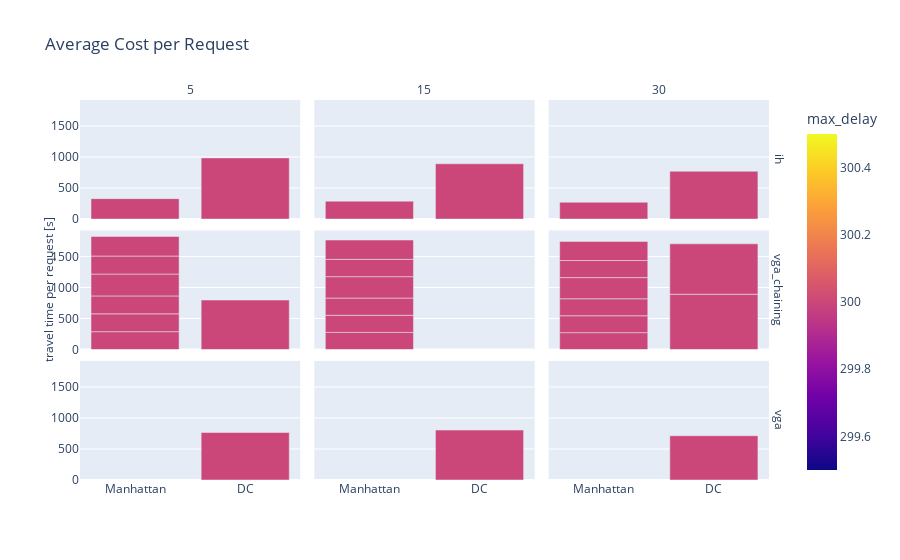

Source (notebook cell):
### Markdown cell above
# Main Results

### Code cell
fig = px.bar(
    df,
    x = 'area',
    y = 'cost_per_request',
    barmode='group',
    title = 'Average Cost per Request',
    facet_col='duration_minutes',
    facet_row='method',
    color='max_delay'
)

# shared axes titles
fig.for_each_yaxis(lambda y: y.update(title = ''))
fig.add_annotation(x=-0.06, y=0.5, text="travel time per request [s]", textangle=-90, xref="paper", yref="paper", showarrow=False)
fig.for_each_xaxis(lambda y: y.update(title = ''))
# fig.add_annotation(x=0.5, y=-0.1, text="Area",  xref="paper", yref="paper", showarrow=False)

# faceting label editing
fig.for_each_annotation(lambda a: a.update(text=a.text.split("=")[-1]))

fig.show()

### Figure 1 — Plotly figure (JSON) as saved in the notebook; plotly's stock layout.template omitted (floating-point values rounded to 4 significant figures)
{"data": [{"alignmentgroup": "True", "hovertemplate": "method=ih<br>duration_minutes=5<br>area=%{x}<br>cost_per_request=%{y}<br>max_delay=%{marker.color}<extra></extra>", "legendgroup": "", "marker": {"color": [300.0, 300.0], "coloraxis": "coloraxis", "pattern": {"shape": ""}}, "name": "", "offsetgroup": "", "orientation": "v", "showlegend": false, "textposition": "auto", "x": ["Manhattan", "DC"], "xaxis": "x7", "y": [329.5, 986.0], "yaxis": "y7", "type": "bar"}, {"alignmentgroup": "True", "hovertemplate": "method=ih<br>duration_minutes=15<br>area=%{x}<br>cost_per_request=%{y}<br>max_delay=%{marker.color}<extra></extra>", "legendgroup": "", "marker": {"color": [300.0, 300.0], "coloraxis": "coloraxis", "pattern": {"shape": ""}}, "name": "", "offsetgroup": "", "orientation": "v", "showlegend": false, "textposition": "auto", "x": ["Manhattan", "DC"], "xaxis": "x8", "y": [288.7, 891.2], "yaxis": "y8", "type": "bar"}, {"alignmentgroup": "True", "hovertemplate": "method=ih<br>duration_minutes=30<br>area=%{x}<br>cost_per_request=%{y}<br>max_delay=%{marker.color}<extra></extra>", "legendgroup": "", "marker": {"color": [300.0, 300.0], "coloraxis": "coloraxis", "pattern": {"shape": ""}}, "name": "", "offsetgroup": "", "orientation": "v", "showlegend": false, "textposition": "auto", "x": ["Manhattan", "DC"], "xaxis": "x9", "y": [270.9, 771.0], "yaxis": "y9", "type": "bar"}, {"alignmentgroup": "True", "hovertemplate": "method=vga_chaining<br>duration_minutes=5<br>area=%{x}<br>cost_per_request=%{y}<br>max_delay=%{marker.color}<extra></extra>", "legendgroup": "", "marker": {"color": [300.0, 300.0, 300.0, 300.0, 300.0, 300.0, 300.0], "coloraxis": "coloraxis", "pattern": {"shape": ""}}, "name": "", "offsetgroup": "", "orientation": "v", "showlegend": false, "textposition": "auto", "x": ["Manhattan", "Manhattan", "Manhattan", "Manhattan", "Manhattan", "Manhattan", "DC"], "xaxis": "x4", "y": [287.7, 287.7, 288.7, 352.5, 290.6, 316.2, 798.2], "yaxis": "y4", "type": "bar"}, {"alignmentgroup": "True", "hovertemplate": "method=vga_chaining<br>duration_minutes=15<br>area=%{x}<br>cost_per_request=%{y}<br>max_delay=%{marker.color}<extra></extra>", "legendgroup": "", "marker": {"color": [300.0, 300.0, 300.0, 300.0, 300.0, 300.0], "coloraxis": "coloraxis", "pattern": {"shape": ""}}, "name": "", "offsetgroup": "", "orientation": "v", "showlegend": false, "textposition": "auto", "x": ["Manhattan", "Manhattan", "Manhattan", "Manhattan", "Manhattan", "Manhattan"], "xaxis": "x5", "y": [276.2, 276.2, 277.3, 345.1, 279.2, 311.0], "yaxis": "y5", "type": "bar"}, {"alignmentgroup": "True", "hovertemplate": "method=vga_chaining<br>duration_minutes=30<br>area=%{x}<br>cost_per_request=%{y}<br>max_delay=%{marker.color}<extra></extra>", "legendgroup": "", "marker": {"color": [300.0, 300.0, 300.0, 300.0, 300.0, 300.0, 300.0, 300.0], "coloraxis": "coloraxis", "pattern": {"shape": ""}}, "name": "", "offsetgroup": "", "orientation": "v", "showlegend": false, "textposition": "auto", "x": ["Manhattan", "Manhattan", "Manhattan", "Manhattan", "Manhattan", "Manhattan", "DC", "DC"], "xaxis": "x6", "y": [272.3, 272.3, 273.6, 341.3, 275.4, 307.8, 891.4, 812.6], "yaxis": "y6", "type": "bar"}, {"alignmentgroup": "True", "hovertemplate": "method=vga<br>duration_minutes=5<br>area=%{x}<br>cost_per_request=%{y}<br>max_delay=%{marker.color}<extra></extra>", "legendgroup": "", "marker": {"color": [300.0], "coloraxis": "coloraxis", "pattern": {"shape": ""}}, "name": "", "offsetgroup": "", "orientation": "v", "showlegend": false, "textposition": "auto", "x": ["DC"], "xaxis": "x", "y": [765.5], "yaxis": "y", "type": "bar"}, {"alignmentgroup": "True", "hovertemplate": "method=vga<br>duration_minutes=15<br>area=%{x}<br>cost_per_request=%{y}<br>max_delay=%{marker.color}<extra></extra>", "legendgroup": "", "marker": {"color": [300.0], "coloraxis": "coloraxis", "pattern": {"shape": ""}}, "name": "", "offsetgroup": "", "orientation": "v", "showlegend": false, "textposition": "auto", "x": ["DC"], "xaxis": "x2", "y": [804.9], "yaxis": "y2", "type": "bar"}, {"alignmentgroup": "True", "hovertemplate": "method=vga<br>duration_minutes=30<br>area=%{x}<br>cost_per_request=%{y}<br>max_delay=%{marker.color}<extra></extra>", "legendgroup": "", "marker": {"color": [300.0], "coloraxis": "coloraxis", "pattern": {"shape": ""}}, "name": "", "offsetgroup": "", "orientation": "v", "showlegend": false, "textposition": "auto", "x": ["DC"], "xaxis": "x3", "y": [713.3], "yaxis": "y3", "type": "bar"}], "layout": {"xaxis": {"anchor": "y", "domain": [0.0, 0.3133], "title": {"text": ""}}, "yaxis": {"anchor": "x", "domain": [0.0, 0.3133], "title": {"text": ""}}, "xaxis2": {"anchor": "y2", "domain": [0.3333, 0.6467], "matches": "x", "title": {"text": ""}}, "yaxis2": {"anchor": "x2", "domain": [0.0, 0.3133], "matches": "y", "showticklabels": false, "title": {"text": ""}}, "xaxis3": {"anchor": "y3", "domain": [0.6667, 0.98], "matches": "x", "title": {"text": ""}}, "yaxis3": {"anchor": "x3", "domain": [0.0, 0.3133], "matches": "y", "showticklabels": false, "title": {"text": ""}}, "xaxis4": {"anchor": "y4", "domain": [0.0, 0.3133], "matches": "x", "showticklabels": false, "title": {"text": ""}}, "yaxis4": {"anchor": "x4", "domain": [0.3433, 0.6567], "matches": "y", "title": {"text": ""}}, "xaxis5": {"anchor": "y5", "domain": [0.3333, 0.6467], "matches": "x", "showticklabels": false, "title": {"text": ""}}, "yaxis5": {"anchor": "x5", "domain": [0.3433, 0.6567], "matches": "y", "showticklabels": false, "title": {"text": ""}}, "xaxis6": {"anchor": "y6", "domain": [0.6667, 0.98], "matches": "x", "showticklabels": false, "title": {"text": ""}}, "yaxis6": {"anchor": "x6", "domain": [0.3433, 0.6567], "matches": "y", "showticklabels": false, "title": {"text": ""}}, "xaxis7": {"anchor": "y7", "domain": [0.0, 0.3133], "matches": "x", "showticklabels": false, "title": {"text": ""}}, "yaxis7": {"anchor": "x7", "domain": [0.6867, 1.0], "matches": "y", "title": {"text": ""}}, "xaxis8": {"anchor": "y8", "domain": [0.3333, 0.6467], "matches": "x", "showticklabels": false, "title": {"text": ""}}, "yaxis8": {"anchor": "x8", "domain": [0.6867, 1.0], "matches": "y", "showticklabels": false, "title": {"text": ""}}, "xaxis9": {"anchor": "y9", "domain": [0.6667, 0.98], "matches": "x", "showticklabels": false, "title": {"text": ""}}, "yaxis9": {"anchor": "x9", "domain": [0.6867, 1.0], "matches": "y", "showticklabels": false, "title": {"text": ""}}, "annotations": [{"showarrow": false, "text": "5", "x": 0.1567, "xanchor": "center", "xref": "paper", "y": 1.0, "yanchor": "bottom", "yref": "paper"}, {"showarrow": false, "text": "15", "x": 0.49, "xanchor": "center", "xref": "paper", "y": 1.0, "yanchor": "bottom", "yref": "paper"}, {"showarrow": false, "text": "30", "x": 0.8233, "xanchor": "center", "xref": "paper", "y": 1.0, "yanchor": "bottom", "yref": "paper"}, {"showarrow": false, "text": "vga", "textangle": 90, "x": 0.98, "xanchor": "left", "xref": "paper", "y": 0.1567, "yanchor": "middle", "yref": "paper"}, {"showarrow": false, "text": "vga_chaining", "textangle": 90, "x": 0.98, "xanchor": "left", "xref": "paper", "y": 0.5, "yanchor": "middle", "yref": "paper"}, {"showarrow": false, "text": "ih", "textangle": 90, "x": 0.98, "xanchor": "left", "xref": "paper", "y": 0.8433, "yanchor": "middle", "yref": "paper"}, {"showarrow": false, "text": "travel time per request [s]", "textangle": -90, "x": -0.06, "xref": "paper", "y": 0.5, "yref": "paper"}], "coloraxis": {"colorbar": {"title": {"text": "max_delay"}}, "colorscale": [[0.0, "#0d0887"], [0.1111, "#46039f"], [0.2222, "#7201a8"], [0.3333, "#9c179e"], [0.4444, "#bd3786"], [0.5556, "#d8576b"], [0.6667, "#ed7953"], [0.7778, "#fb9f3a"], [0.8889, "#fdca26"], [1.0, "#f0f921"]]}, "legend": {"tracegroupgap": 0}, "title": {"text": "Average Cost per Request"}, "barmode": "group"}}
